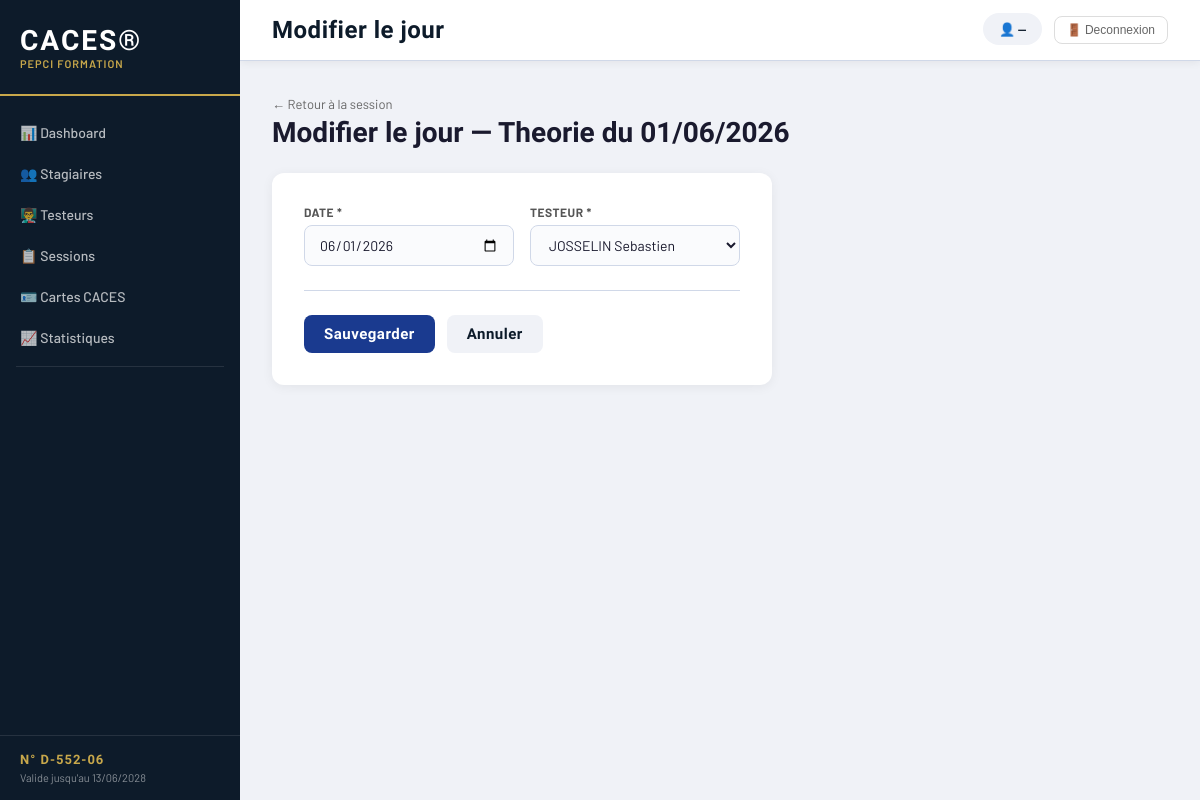
/sessions/1/jours/1/modifier, run on the app's committed database.
### app/models/jour_test.py (models this page shows)
class JourTest(Base):
    __tablename__ = "jours_test"
    id = Column(Integer, primary_key=True, index=True)
    session_id = Column(Integer, ForeignKey("sessions.id"), nullable=False)
    date = Column(Date, nullable=False)
    type = Column(String(10), nullable=False)
    testeur_id = Column(Integer, ForeignKey("testeurs.id"), nullable=True)
    grille_id = Column(Integer, ForeignKey("grilles_theorie.id"), nullable=True)
    tirage_themes_json = Column(Text, nullable=True)
    note = Column(Text, nullable=True)
    actif = Column(Boolean, default=True)

### app/main.py (the view)
@app.get("/sessions/{session_id}/jours/{jour_id}/modifier")
def page_modifier_jour(request: Request, session_id: int, jour_id: int):
    db = SessionLocal()
    session = db.query(Session).filter(Session.id == session_id).first()
    jour = db.query(JourTest).filter(JourTest.id == jour_id).first()
    testeurs_list = db.query(Testeur).filter(Testeur.actif == True).all()
    db.close()
    return templates.TemplateResponse(
        request=request,
        name="modifier_jour.html",
        context={"session": session, "jour": jour, "testeurs": testeurs_list}
    )

### templates/modifier_jour.html (shortened to what this page needs)
{% extends "base.html" %}
{% block title %}Modifier le jour{% endblock %}
{% block content %}
<div style="margin-bottom:24px;">
    <a href="/sessions/{{ session.id }}" style="color:#666; text-decoration:none; font-size:13px;">← Retour à la session</a>
    <h2 style="font-family:'Barlow Condensed',sans-serif; font-size:28px; margin-top:4px;">
        Modifier le jour — {{ jour.type|capitalize }} du {{ jour.date.strftime('%d/%m/%Y') if jour.date else '—' }}
    </h2>
</div>
<div class="card" style="max-width:500px;">
    <div style="padding:32px;">
        <form method="POST" action="/sessions/{{ session.id }}/jours/{{ jour.id }}/modifier">
            <div class="form-grid">
                <div class="form-field">
                    <label>Date *</label>
                    <input type="date" name="date" value="{{ jour.date or '' }}" required>
                </div>
                <div class="form-field">
                    <label>Testeur *</label>
                    <select name="testeur_id">
                        {% for t in testeurs %}
                        <option value="{{ t.id }}" {{ 'selected' if t.id == jour.testeur_id else '' }}>
                            {{ t.nom }} {{ t.prenom }}
                        </option>
                        {% endfor %}
                    </select>
                </div>
            </div>
            <div class="form-actions">
                <button type="submit" class="btn btn-primary">Sauvegarder</button>
                <a href="/sessions/{{ session.id }}" class="btn btn-secondary">Annuler</a>
            </div>
        </form>
    </div>
</div>
{% endblock %}

### static/style.css (style rules this page uses)
:root { --blue: #1a3a8f; --blue-light: #2350c8; --dark: #0d1b2a; --gold: #c8a84b; --green: #2e7d32; --orange: #e65100; --red: #c62828; --gray: #f0f2f7; --border: #d0d8e8; --text: #1a1a2e; --sidebar-width: 240px; }
* { box-sizing: border-box; margin: 0; padding: 0; }
body { font-family: 'Barlow', sans-serif; background: var(--gray); color: var(--text); display: flex; min-height: 100vh; }
.card { background: white; border-radius: 12px; box-shadow: 0 2px 12px rgba(0,0,0,0.06); overflow: hidden; }
.btn { padding: 10px 20px; border: none; border-radius: 8px; font-family: 'Barlow Condensed', sans-serif; font-size: 15px; font-weight: 700; letter-spacing: 0.5px; cursor: pointer; text-decoration: none; display: inline-flex; align-items: center; gap: 8px; transition: all 0.2s; }
.btn-primary { background: var(--blue); color: white; }
.btn-secondary { background: var(--gray); color: var(--dark); }
.form-grid { display: grid; grid-template-columns: 1fr 1fr; gap: 16px; }
.form-field { display: flex; flex-direction: column; gap: 6px; }
.form-field label { font-size: 12px; font-weight: 700; text-transform: uppercase; letter-spacing: 0.5px; color: #555; }
.form-field input, .form-field select, .form-field textarea { padding: 10px 14px; border: 1.5px solid var(--border); border-radius: 8px; font-family: 'Barlow', sans-serif; font-size: 14px; color: var(--text); background: #fafbfd; transition: border-color 0.2s; }
.form-actions { display: flex; gap: 12px; margin-top: 24px; padding-top: 24px; border-top: 1px solid var(--border); }

### data on the page
JourTest: type "Theorie", date "01/06/2026", date "06/01/2026"

### other printed values
form field testeur_id "JOSSELIN Sebastien"
